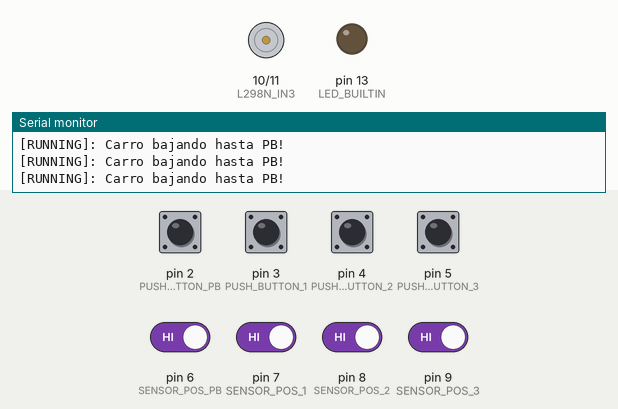
Bench run of a sketch on a simulated Arduino Uno, built with avr-gcc and run on an emulated ATmega328P. Parts: motor-driver pin pairs drawn as motors (green arrow = first pin HIGH = forward, orange = second pin HIGH = backward, longer = more drive), output pins drawn as LEDs (lit = HIGH), the last lines printed to the serial monitor. The inputs (shaded band) are chosen by the test bench; at power-on: pin 2 (PUSH_BUTTON_PB), pin 3 (PUSH_BUTTON_1), pin 4 (PUSH_BUTTON_2), pin 5 (PUSH_BUTTON_3), pin 6 (SENSOR_POS_PB), pin 7 (SENSOR_POS_1), pin 8 (SENSOR_POS_2), pin 9 (SENSOR_POS_3) HIGH.

Above: at 0.8 s.
0.9 s: pin 6 (SENSOR_POS_PB) driven LOW
2.6 s: pin 2 (PUSH_BUTTON_PB) pulled LOW for 1 s
At 3.3 s:
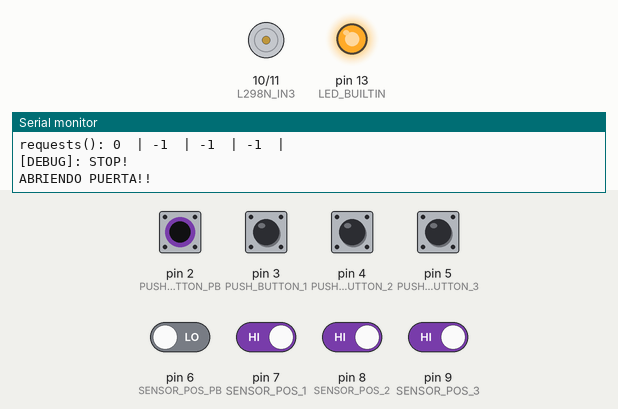
6.5 s: pin 3 (PUSH_BUTTON_1) pulled LOW for 0.15 s
At 7.2 s:
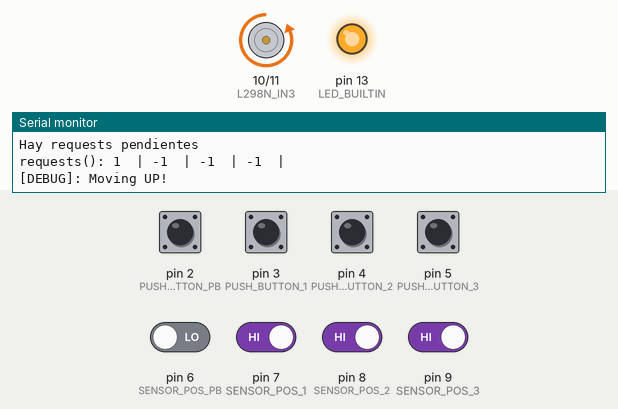
8.3 s: pin 8 (SENSOR_POS_2) driven LOW
At 9.6 s:
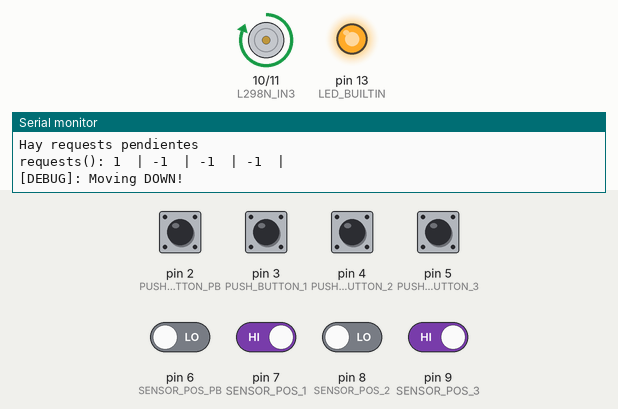
10.2 s: pin 7 (SENSOR_POS_1) driven LOW
At 11.0 s:
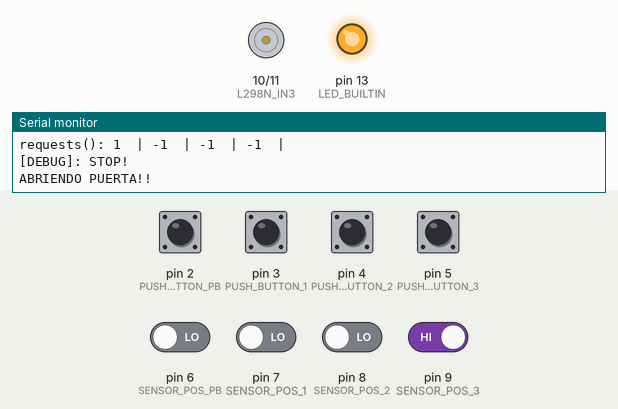
13.2 s: pin 2 (PUSH_BUTTON_PB) pulled LOW for 0.15 s
At 14.0 s:
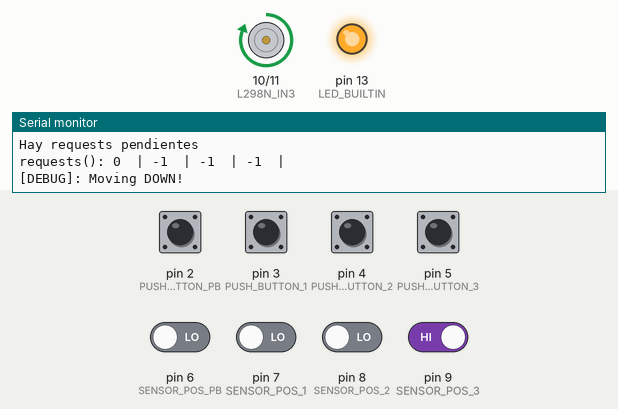
Timing chart, 0 to 15.9 s (numbered marks = the images above; inputs shaded):
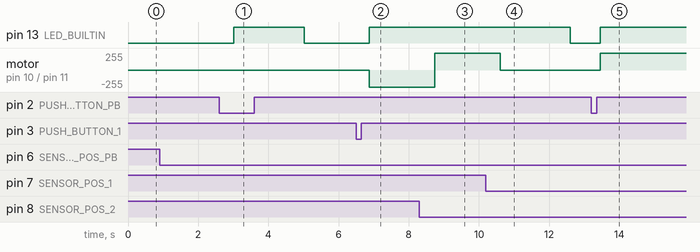

The sketch:

elevator.ino
```cpp
// Versión V0.3 by Emanuel Aguirre

#include <ButtonDebounce.h>

#define REVERSE_MOVEMENT

#define DEBOUNCE 250
#define DOOR_OPEN_INTERVAL 2000

#define PUSH_BUTTON_PB 2
#define PUSH_BUTTON_1  3
#define PUSH_BUTTON_2  4
#define PUSH_BUTTON_3  5

#define SENSOR_POS_PB  6
#define SENSOR_POS_1  7
#define SENSOR_POS_2  8
#define SENSOR_POS_3  9

#define L298N_IN3 10
#define L298N_IN4 11

int storeButtonState[SENSOR_POS_3 + 2];

// -- GLOBAL CONTROL VARIABLES ----------------------------------------------------------
int pisoActual = -1;
int requests[] = { -1, -1, -1, -1}; // Requests queue R1, R2, R3, R4

bool habilitado = true; // Motor will move only if habilitado == true;

void setup() {
  Serial.begin(115200);
  pinMode(PUSH_BUTTON_PB, INPUT_PULLUP);
  pinMode(PUSH_BUTTON_1, INPUT_PULLUP);
  pinMode(PUSH_BUTTON_2, INPUT_PULLUP);
  pinMode(PUSH_BUTTON_3, INPUT_PULLUP);

  pinMode(SENSOR_POS_PB, INPUT_PULLUP);
  pinMode(SENSOR_POS_1, INPUT_PULLUP);
  pinMode(SENSOR_POS_2, INPUT_PULLUP);
  pinMode(SENSOR_POS_3, INPUT_PULLUP);

  pinMode (L298N_IN3, OUTPUT);
  pinMode (L298N_IN4, OUTPUT);

  pinMode(LED_BUILTIN, OUTPUT);

  // -- Inicialización del vector
  for (int i = 0; i < (sizeof(storeButtonState) / sizeof(int)); i++) {
    storeButtonState[i] = 0;
  }

  // -- UBICAR EL CARRO -------------------------------------------------------------------
  while (digitalRead(SENSOR_POS_PB)) {
    Serial.println("[RUNNING]: Carro bajando hasta PB!");
    pisoActual = 0; // Comenzar en el piso 0 (PB)
  }
  motorIdle ();
}

void loop() {
  update_buttons();

  if (is_requests_empty()) {
    print_requests();
    delay(200);
  } else {
    // Hay requests pendientes entonces:
    print_requests();
    if (pisoActual < requests[0]) {
      // Si el piso actual es menor al primer request encontrado, debo subir el carro
      motorUp ();
      if (false/*>pisoActual && < requests[0]*/) {
        //[Pendiente de implementar] Verificar si en la cola, hay pedido algun piso
        //                           entre el solicitado y el actual
        //Si se ecnuentra dicho piso, cambiar el orden de la cola, para pasar por el piso
        //intermedio primero
      }
    } else if (pisoActual > requests[0]) {
      //Se solicitó un piso por debajo del actual. Bajando
      motorDown ();

    } else if (pisoActual == requests[0]) {
      // El carro arribó al piso solicitado. Detenerlo
      abrir_puerta();
      //requests[0] = -1;
    }
    delay(200);
  }
}
// -- CONTROLES DE MOTOR -------------------------------------------------------------------
void motorUp () {
  if (habilitado) {
    Serial.println("[DEBUG]: Moving UP!");
    digitalWrite(LED_BUILTIN, HIGH);
#ifdef REVERSE_MOVEMENT
    digitalWrite(L298N_IN3, LOW);
    digitalWrite(L298N_IN4, HIGH);
#else
    digitalWrite(L298N_IN3, HIGH);
    digitalWrite(L298N_IN4, LOW);
#endif
  } else {
    motorIdle ();
  }
}

void motorDown () {
  if (habilitado) {
    Serial.println("[DEBUG]: Moving DOWN!");
    digitalWrite(LED_BUILTIN, HIGH);
#ifdef REVERSE_MOVEMENT
    digitalWrite(L298N_IN3, HIGH);
    digitalWrite(L298N_IN4, LOW);
#else
    digitalWrite(L298N_IN3, LOW);
    digitalWrite(L298N_IN4, HIGH);
#endif
  } else {
    motorIdle ();
  }
}

void motorIdle () {
  Serial.println("[DEBUG]: STOP!");
  digitalWrite(LED_BUILTIN, LOW);
  digitalWrite(L298N_IN3, LOW);
  digitalWrite(L298N_IN4, LOW);
}

// -- CONTROLES DE MOTOR -------------------------------------------------------------------

// -- ABRIR PUERTA -------------------------------------------------------------------------
void abrir_puerta() {
  //Avanzar la fila cuando se llegó al piso seleccionado...
  habilitado = false;
  motorIdle ();
  int i;
  for (i = 0; i < (sizeof(requests) / sizeof(int)) - 1; i++) {
       requests[i] = requests[i + 1];
  }
  // Olvidar el valor de la ultima request en requests[]
  i = (sizeof(requests) / sizeof(int)) - 1;
  requests[i] = -1;

  Serial.println("ABRIENDO PUERTA!!");
  digitalWrite(LED_BUILTIN, HIGH);
  delay(2000);
  digitalWrite(LED_BUILTIN, LOW);
  habilitado = true;
  Serial.println("CERRANDO");

}
// -- ABRIR PUERTA -------------------------------------------------------------------------

// -- CONTROL DE LAS ENTRADAS ---------------------------------------------------------------
void update_buttons() {
  if (button_pressed(PUSH_BUTTON_PB)) {
    Serial.println("Se presionó el PB");
    agregar_request_a_la_cola(PUSH_BUTTON_PB - 2);
  }
  if (button_pressed(PUSH_BUTTON_1)) {
    Serial.println("Se presionó el 1");
    agregar_request_a_la_cola(PUSH_BUTTON_1 - 2);
  }
  if (button_pressed(PUSH_BUTTON_2)) {
    Serial.println("Se presionó el 2");
    agregar_request_a_la_cola(PUSH_BUTTON_2 - 2);
  }
  if (button_pressed(PUSH_BUTTON_3)) {
    Serial.println("Se presionó el 3");
    agregar_request_a_la_cola(PUSH_BUTTON_3 - 2);
  }
  if (button_pressed(SENSOR_POS_PB)) {
    Serial.println("Se presionó el SENSOR_POS_PB");
    pisoActual = 0;
    //eliminar_de_la_cola(pisoActual);
  }
  if (button_pressed(SENSOR_POS_1)) {
    Serial.println("Se presionó el SENSOR_POS_1");
    pisoActual = 1;
  }
  if (button_pressed(SENSOR_POS_2)) {
    Serial.println("Se presionó el SENSOR_POS_2");
    pisoActual = 2;
  }
  if (button_pressed(SENSOR_POS_3)) {
    Serial.println("Se presionó el SENSOR_POS_3");
    pisoActual = 3;
  }
}
// -- CONTROL DE LAS ENTRADAS ---------------------------------------------------------------

// -- MANEJO DE LA COLA ---------------------------------------------------------------------
void agregar_request_a_la_cola(int index) {
  for (int i = 0; i < sizeof(requests) / sizeof(int); i++) {
    if (requests[i] == index) {
      // El piso pedido ya estaba en la cola
      break;
    }
    if (requests[i] == -1 ) {
      // Agregar una request en la primer posición vacía
      requests[i] = index;
      break;
    }
  }
}
// -- MANEJO DE LA COLA ---------------------------------------------------------------------

// -- ESTADO DE LA COLA ---------------------------------------------------------------------
bool is_requests_empty() {
  // Analiza el vector requests[] en busca de '-1' indicando que la cola de tareas está vacía
  // Si encuentra algun valor distinto de '-1' cortó y devuelve false
  bool empty = true;
  for (int i = 0; i < (sizeof(requests) / sizeof(int)); i++) {
    if (requests[i] != -1) {
      // Si hay algun request pendiente
      Serial.println("Hay requests pendientes");
      empty = false;
      break;
    }
  }
  if (empty) Serial.println("No se encontraron requests pendientes");
  return empty;
}
// -- ESTADO DE LA COLA ---------------------------------------------------------------------

// -- DEBUG --
void print_requests() {
  Serial.print("requests(): ");
  for (int i = 0; i < sizeof(requests) / sizeof(int); i++) {
    Serial.print(requests[i]);
    Serial.print("\t| ");
  }
  Serial.println();
}
// -- DEBUG --

// -- DEBOUNCE ------------------------------------------------------------------------------
bool button_pressed (int btn) {
  bool ans = false;
  if (digitalRead(btn) == LOW && storeButtonState[btn] == 0) {
    delay(DEBOUNCE);  // The higher the Delay the less chance of bouncing
    storeButtonState[btn] = 1;
    ans = true;
  } else {
    if (storeButtonState[btn] == 1 && digitalRead(btn) == HIGH) {
      storeButtonState[btn] = 0;
    }
  }
  return ans;
}
// -- DEBOUNCE ------------------------------------------------------------------------------
```

Measured:
- after the input at 2.6 s, pin 13 (LED_BUILTIN): LOW → HIGH after 0.42 s, → LOW 2.0 s later
- after the input at 6.5 s, pin 13 (LED_BUILTIN): LOW → HIGH after 0.38 s; motor on pin 10 (L298N_IN3) / pin 11 (L298N_IN4): stopped → backward 255/255 after 0.38 s
- after the input at 8.3 s, motor on pin 10 (L298N_IN3) / pin 11 (L298N_IN4): backward 255/255 → forward 255/255 after 0.44 s
- after the input at 10.2 s, pin 13 (LED_BUILTIN): HIGH → LOW after 2.4 s; motor on pin 10 (L298N_IN3) / pin 11 (L298N_IN4): forward 255/255 → stopped after 0.40 s
- after the input at 13.2 s, pin 13 (LED_BUILTIN): LOW → HIGH after 0.26 s; motor on pin 10 (L298N_IN3) / pin 11 (L298N_IN4): stopped → forward 255/255 after 0.26 s
